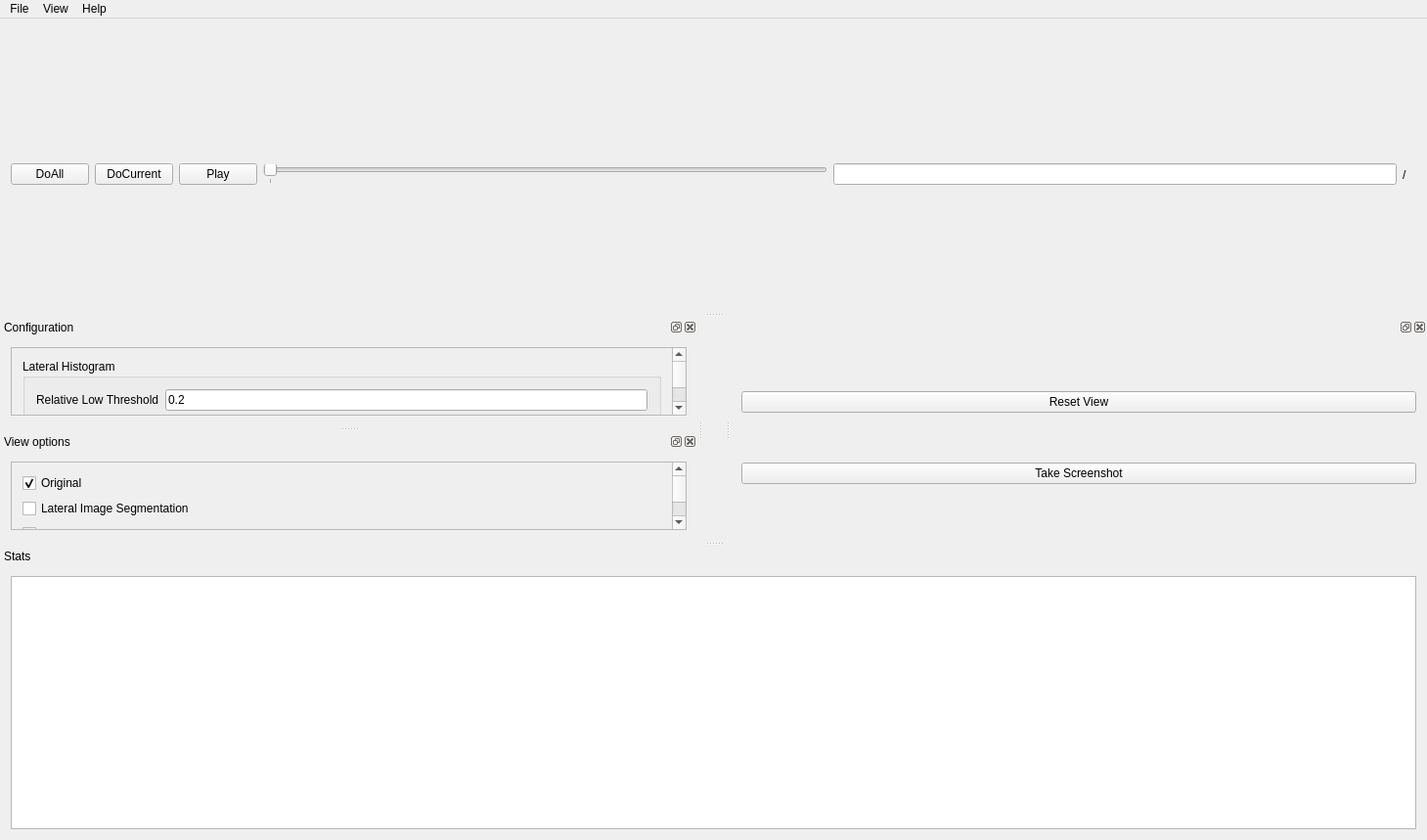
<?xml version="1.0" encoding="UTF-8"?>
<ui version="4.0">
 <class>TissueTracker</class>
 <widget class="QMainWindow" name="TissueTracker">
  <property name="geometry">
   <rect>
    <x>0</x>
    <y>0</y>
    <width>1459</width>
    <height>859</height>
   </rect>
  </property>
  <property name="windowTitle">
   <string>TuftsTissueTracker</string>
  </property>
  <property name="windowIcon">
   <iconset>
    <normaloff>../../../../../Pictures/icon.png</normaloff>../../../../../Pictures/icon.png</iconset>
  </property>
  <property name="locale">
   <locale language="English" country="UnitedStates"/>
  </property>
  <widget class="QWidget" name="centralWidget">
   <property name="sizePolicy">
    <sizepolicy hsizetype="Maximum" vsizetype="Maximum">
     <horstretch>0</horstretch>
     <verstretch>0</verstretch>
    </sizepolicy>
   </property>
   <property name="locale">
    <locale language="English" country="UnitedStates"/>
   </property>
   <layout class="QVBoxLayout" name="verticalLayout_16">
    <item>
     <widget class="QVTKWidget" name="m_vtkview" native="true">
      <property name="sizePolicy">
       <sizepolicy hsizetype="Maximum" vsizetype="Maximum">
        <horstretch>0</horstretch>
        <verstretch>0</verstretch>
       </sizepolicy>
      </property>
      <property name="maximumSize">
       <size>
        <width>2560</width>
        <height>2560</height>
       </size>
      </property>
     </widget>
    </item>
   </layout>
  </widget>
  <widget class="QMenuBar" name="menuBar">
   <property name="geometry">
    <rect>
     <x>0</x>
     <y>0</y>
     <width>1459</width>
     <height>20</height>
    </rect>
   </property>
   <widget class="QMenu" name="menuFile">
    <property name="title">
     <string>File</string>
    </property>
    <addaction name="actionNew"/>
    <addaction name="actionOpen"/>
    <addaction name="actionSave"/>
    <addaction name="actionColor"/>
    <addaction name="actionExit"/>
    <addaction name="actionMove"/>
    <addaction name="actionModify"/>
   </widget>
   <widget class="QMenu" name="menuView">
    <property name="title">
     <string>View</string>
    </property>
   </widget>
   <widget class="QMenu" name="menuHelp">
    <property name="title">
     <string>Help</string>
    </property>
   </widget>
   <addaction name="menuFile"/>
   <addaction name="menuView"/>
   <addaction name="menuHelp"/>
  </widget>
  <widget class="QDockWidget" name="configurationDock">
   <property name="enabled">
    <bool>true</bool>
   </property>
   <property name="features">
    <set>QDockWidget::AllDockWidgetFeatures</set>
   </property>
   <property name="allowedAreas">
    <set>Qt::LeftDockWidgetArea|Qt::RightDockWidgetArea</set>
   </property>
   <property name="windowTitle">
    <string>Configuration</string>
   </property>
   <attribute name="dockWidgetArea">
    <number>1</number>
   </attribute>
   <widget class="QWidget" name="configurationDockContents">
    <layout class="QVBoxLayout" name="verticalLayout_2">
     <item>
      <widget class="QScrollArea" name="configurationScrollArea">
       <property name="widgetResizable">
        <bool>true</bool>
       </property>
       <widget class="QWidget" name="configurationScrollAreaWidgetContents">
        <property name="geometry">
         <rect>
          <x>0</x>
          <y>-1166</y>
          <width>298</width>
          <height>2325</height>
         </rect>
        </property>
        <layout class="QVBoxLayout" name="verticalLayout_3">
         <item>
          <widget class="QGroupBox" name="lateralHistogramToolbox">
           <property name="title">
            <string>Lateral Histogram</string>
           </property>
           <layout class="QFormLayout" name="formLayout_7">
            <item row="0" column="0">
             <widget class="QLabel" name="lhLowThresholdlbl">
              <property name="text">
               <string>Relative Low Threshold</string>
              </property>
             </widget>
            </item>
            <item row="0" column="1">
             <widget class="QLineEdit" name="lhLowThresholdtxt">
              <property name="text">
               <string>0.2</string>
              </property>
             </widget>
            </item>
            <item row="2" column="1">
             <widget class="QPushButton" name="lhButton">
              <property name="text">
               <string>Segment</string>
              </property>
             </widget>
            </item>
           </layout>
          </widget>
         </item>
         <item>
          <widget class="QGroupBox" name="claheGroupBox">
           <property name="title">
            <string>CLAHE</string>
           </property>
           <layout class="QFormLayout" name="formLayout_9">
            <property name="fieldGrowthPolicy">
             <enum>QFormLayout::AllNonFixedFieldsGrow</enum>
            </property>
            <item row="0" column="0">
             <widget class="QLabel" name="claheRadiuslbl">
              <property name="text">
               <string>Radius</string>
              </property>
             </widget>
            </item>
            <item row="0" column="1">
             <widget class="QLineEdit" name="claheRadiustxt">
              <property name="text">
               <string>1.0</string>
              </property>
             </widget>
            </item>
            <item row="1" column="0">
             <widget class="QLabel" name="claheSlopelbl">
              <property name="text">
               <string>Max Slope</string>
              </property>
             </widget>
            </item>
            <item row="1" column="1">
             <widget class="QLineEdit" name="claheSlopetxt">
              <property name="text">
               <string>3</string>
              </property>
             </widget>
            </item>
            <item row="2" column="1">
             <widget class="QPushButton" name="claheButton">
              <property name="text">
               <string>Equalize</string>
              </property>
             </widget>
            </item>
           </layout>
          </widget>
         </item>
         <item>
          <widget class="QGroupBox" name="ssGroupBox">
           <property name="enabled">
            <bool>false</bool>
           </property>
           <property name="mouseTracking">
            <bool>true</bool>
           </property>
           <property name="title">
            <string>Surface Segmentation</string>
           </property>
           <layout class="QGridLayout" name="gridLayout">
            <item row="2" column="1">
             <widget class="QLabel" name="sszVarlbl">
              <property name="text">
               <string>zVar</string>
              </property>
             </widget>
            </item>
            <item row="2" column="2">
             <widget class="QLineEdit" name="sszVartxt">
              <property name="inputMask">
               <string>0.99</string>
              </property>
              <property name="text">
               <string>0.1</string>
              </property>
              <property name="maxLength">
               <number>4</number>
              </property>
             </widget>
            </item>
            <item row="4" column="2">
             <widget class="QPushButton" name="ssbutton">
              <property name="text">
               <string>Segment Surface</string>
              </property>
             </widget>
            </item>
            <item row="0" column="2">
             <widget class="QLineEdit" name="ssxyVartxt">
              <property name="inputMask">
               <string>0.99</string>
              </property>
              <property name="text">
               <string>4.</string>
              </property>
              <property name="maxLength">
               <number>4</number>
              </property>
             </widget>
            </item>
            <item row="0" column="1">
             <widget class="QLabel" name="ssxyVarlbl">
              <property name="text">
               <string>xVar=yVar</string>
              </property>
             </widget>
            </item>
            <item row="3" column="2">
             <widget class="QLineEdit" name="ssthreshtxt">
              <property name="text">
               <string>4</string>
              </property>
              <property name="maxLength">
               <number>4</number>
              </property>
             </widget>
            </item>
            <item row="3" column="1">
             <widget class="QLabel" name="ssthreshlbl">
              <property name="text">
               <string>Threshold</string>
              </property>
             </widget>
            </item>
           </layout>
          </widget>
         </item>
         <item>
          <widget class="QGroupBox" name="adGroupBox">
           <property name="enabled">
            <bool>true</bool>
           </property>
           <property name="title">
            <string>Anisotropic Diffusion</string>
           </property>
           <layout class="QFormLayout" name="formLayout">
            <property name="fieldGrowthPolicy">
             <enum>QFormLayout::ExpandingFieldsGrow</enum>
            </property>
            <item row="1" column="0">
             <widget class="QLabel" name="adsigmaminlbl">
              <property name="text">
               <string>sigma min: </string>
              </property>
             </widget>
            </item>
            <item row="1" column="1">
             <widget class="QLineEdit" name="adsigmamintxt">
              <property name="inputMask">
               <string>0.99</string>
              </property>
              <property name="text">
               <string notr="true">.25</string>
              </property>
              <property name="maxLength">
               <number>4</number>
              </property>
             </widget>
            </item>
            <item row="2" column="0">
             <widget class="QLabel" name="adsigmamaxlbl">
              <property name="text">
               <string>sigma max:</string>
              </property>
             </widget>
            </item>
            <item row="2" column="1">
             <widget class="QLineEdit" name="adsigmamaxtxt">
              <property name="inputMask">
               <string>0.99</string>
              </property>
              <property name="text">
               <string notr="true">.45</string>
              </property>
             </widget>
            </item>
            <item row="3" column="0">
             <widget class="QLabel" name="adstepslbl">
              <property name="text">
               <string>steps:</string>
              </property>
             </widget>
            </item>
            <item row="3" column="1">
             <widget class="QLineEdit" name="adstepstxt">
              <property name="inputMask">
               <string>09</string>
              </property>
              <property name="text">
               <string notr="true">1</string>
              </property>
             </widget>
            </item>
            <item row="4" column="0">
             <widget class="QLabel" name="aditerationslbl">
              <property name="text">
               <string>iterations:</string>
              </property>
             </widget>
            </item>
            <item row="4" column="1">
             <widget class="QLineEdit" name="aditerationstxt">
              <property name="inputMask">
               <string>009</string>
              </property>
              <property name="text">
               <string notr="true">1</string>
              </property>
             </widget>
            </item>
            <item row="5" column="1">
             <widget class="QPushButton" name="adbutton">
              <property name="enabled">
               <bool>false</bool>
              </property>
              <property name="text">
               <string>Apply</string>
              </property>
             </widget>
            </item>
            <item row="0" column="0" colspan="2">
             <widget class="QGroupBox" name="adinputgroupBox">
              <property name="enabled">
               <bool>false</bool>
              </property>
              <property name="title">
               <string>Diffuse</string>
              </property>
              <layout class="QVBoxLayout" name="verticalLayout_5">
               <item>
                <widget class="QRadioButton" name="adssinputradioButton">
                 <property name="text">
                  <string>surface segemented</string>
                 </property>
                 <property name="checked">
                  <bool>true</bool>
                 </property>
                </widget>
               </item>
               <item>
                <widget class="QRadioButton" name="addinputradioButton">
                 <property name="text">
                  <string>diffused</string>
                 </property>
                </widget>
               </item>
              </layout>
             </widget>
            </item>
           </layout>
          </widget>
         </item>
         <item>
          <widget class="QGroupBox" name="ptnessGroupBox">
           <property name="enabled">
            <bool>true</bool>
           </property>
           <property name="title">
            <string>Plateness</string>
           </property>
           <layout class="QFormLayout" name="formLayout_2">
            <property name="fieldGrowthPolicy">
             <enum>QFormLayout::AllNonFixedFieldsGrow</enum>
            </property>
            <item row="1" column="0">
             <widget class="QLabel" name="ptnesssigmaminlbl">
              <property name="text">
               <string>sigma min:</string>
              </property>
             </widget>
            </item>
            <item row="1" column="1">
             <widget class="QLineEdit" name="ptnesssigmamintxt">
              <property name="inputMask">
               <string>0.99</string>
              </property>
              <property name="text">
               <string>.25</string>
              </property>
             </widget>
            </item>
            <item row="2" column="0">
             <widget class="QLabel" name="ptnesssigmamaxlbl">
              <property name="text">
               <string>sigma max:</string>
              </property>
             </widget>
            </item>
            <item row="2" column="1">
             <widget class="QLineEdit" name="ptnesssigmamaxtxt">
              <property name="inputMask">
               <string>0.99</string>
              </property>
              <property name="text">
               <string>.45</string>
              </property>
             </widget>
            </item>
            <item row="3" column="0">
             <widget class="QLabel" name="ptnessstepslbl">
              <property name="text">
               <string>steps:</string>
              </property>
             </widget>
            </item>
            <item row="3" column="1">
             <widget class="QLineEdit" name="ptnessstepstxt">
              <property name="text">
               <string>4</string>
              </property>
             </widget>
            </item>
            <item row="4" column="1">
             <widget class="QPushButton" name="ptnessbutton">
              <property name="enabled">
               <bool>false</bool>
              </property>
              <property name="text">
               <string>Apply</string>
              </property>
             </widget>
            </item>
            <item row="0" column="0" colspan="2">
             <widget class="QGroupBox" name="ptnessinputgroupBox">
              <property name="enabled">
               <bool>false</bool>
              </property>
              <property name="title">
               <string>Input</string>
              </property>
              <layout class="QVBoxLayout" name="verticalLayout_6">
               <item>
                <widget class="QRadioButton" name="ptnessssinputradioButton">
                 <property name="text">
                  <string>surface segemented</string>
                 </property>
                 <property name="checked">
                  <bool>true</bool>
                 </property>
                </widget>
               </item>
               <item>
                <widget class="QRadioButton" name="ptnessadinputradioButton">
                 <property name="text">
                  <string>diffused</string>
                 </property>
                </widget>
               </item>
              </layout>
             </widget>
            </item>
           </layout>
          </widget>
         </item>
         <item>
          <widget class="QGroupBox" name="vtxnessGroupBox">
           <property name="enabled">
            <bool>true</bool>
           </property>
           <property name="title">
            <string>Vertexness</string>
           </property>
           <layout class="QFormLayout" name="formLayout_3">
            <item row="1" column="0">
             <widget class="QLabel" name="vtxnesssigmaminlbl">
              <property name="text">
               <string>sigma min:</string>
              </property>
             </widget>
            </item>
            <item row="2" column="0">
             <widget class="QLabel" name="vtxnesssigmamaxlbl">
              <property name="text">
               <string>sigma max:</string>
              </property>
             </widget>
            </item>
            <item row="3" column="0">
             <widget class="QLabel" name="vtxnessstepslbl">
              <property name="text">
               <string>steps:</string>
              </property>
             </widget>
            </item>
            <item row="2" column="1">
             <widget class="QLineEdit" name="vtxnesssigmamaxtxt">
              <property name="inputMask">
               <string>0.99</string>
              </property>
              <property name="text">
               <string>1.</string>
              </property>
             </widget>
            </item>
            <item row="3" column="1">
             <widget class="QLineEdit" name="vtxnessstepstxt">
              <property name="inputMask">
               <string>09</string>
              </property>
              <property name="text">
               <string>4</string>
              </property>
             </widget>
            </item>
            <item row="4" column="1">
             <widget class="QPushButton" name="vtxnessbutton">
              <property name="enabled">
               <bool>false</bool>
              </property>
              <property name="text">
               <string>Apply</string>
              </property>
             </widget>
            </item>
            <item row="1" column="1">
             <widget class="QLineEdit" name="vtxnesssigmamintxt">
              <property name="inputMask">
               <string>0.99</string>
              </property>
              <property name="text">
               <string>1.</string>
              </property>
             </widget>
            </item>
            <item row="0" column="0" colspan="2">
             <widget class="QGroupBox" name="vtxnessinputgroupBox">
              <property name="enabled">
               <bool>false</bool>
              </property>
              <property name="title">
               <string>Input</string>
              </property>
              <layout class="QVBoxLayout" name="verticalLayout_7">
               <item>
                <widget class="QRadioButton" name="vtxnessssinputradioButton">
                 <property name="text">
                  <string>surface segemented</string>
                 </property>
                 <property name="checked">
                  <bool>true</bool>
                 </property>
                </widget>
               </item>
               <item>
                <widget class="QRadioButton" name="vtxnessadinputradioButton">
                 <property name="text">
                  <string>diffused</string>
                 </property>
                </widget>
               </item>
              </layout>
             </widget>
            </item>
           </layout>
          </widget>
         </item>
         <item>
          <widget class="QGroupBox" name="vlocatorGroupBox">
           <property name="enabled">
            <bool>true</bool>
           </property>
           <property name="title">
            <string>Vertex locator</string>
           </property>
           <layout class="QFormLayout" name="formLayout_6">
            <item row="0" column="0">
             <widget class="QLabel" name="vlocatorlbl">
              <property name="text">
               <string>Threshold:</string>
              </property>
             </widget>
            </item>
            <item row="0" column="1">
             <widget class="QSlider" name="vlocatorslider">
              <property name="maximum">
               <number>100</number>
              </property>
              <property name="singleStep">
               <number>1</number>
              </property>
              <property name="pageStep">
               <number>10</number>
              </property>
              <property name="value">
               <number>10</number>
              </property>
              <property name="orientation">
               <enum>Qt::Horizontal</enum>
              </property>
             </widget>
            </item>
            <item row="1" column="1">
             <widget class="QPushButton" name="vlocatorbutton">
              <property name="enabled">
               <bool>false</bool>
              </property>
              <property name="text">
               <string>Apply</string>
              </property>
             </widget>
            </item>
           </layout>
          </widget>
         </item>
         <item>
          <widget class="QGroupBox" name="vertexValidationGroupBox">
           <property name="enabled">
            <bool>true</bool>
           </property>
           <property name="title">
            <string>Vertex location validation</string>
           </property>
           <layout class="QHBoxLayout" name="horizontalLayout">
            <item>
             <widget class="QPushButton" name="selectVertexButton">
              <property name="text">
               <string>Select</string>
              </property>
             </widget>
            </item>
            <item>
             <widget class="QPushButton" name="addVertexButton">
              <property name="text">
               <string>Add</string>
              </property>
             </widget>
            </item>
            <item>
             <widget class="QPushButton" name="deleteVertexButton">
              <property name="text">
               <string>Delete</string>
              </property>
             </widget>
            </item>
           </layout>
          </widget>
         </item>
         <item>
          <widget class="QGroupBox" name="lvlsetGroupBox">
           <property name="enabled">
            <bool>true</bool>
           </property>
           <property name="title">
            <string>Adherens Junction Segmentation</string>
           </property>
           <layout class="QFormLayout" name="formLayout_4">
            <property name="fieldGrowthPolicy">
             <enum>QFormLayout::AllNonFixedFieldsGrow</enum>
            </property>
            <item row="0" column="1">
             <widget class="QPushButton" name="lvlsetbutton">
              <property name="enabled">
               <bool>false</bool>
              </property>
              <property name="text">
               <string>Apply</string>
              </property>
             </widget>
            </item>
            <item row="1" column="1">
             <widget class="QPushButton" name="primalButton">
              <property name="enabled">
               <bool>false</bool>
              </property>
              <property name="text">
               <string>Primal Ivan</string>
              </property>
             </widget>
            </item>
           </layout>
          </widget>
         </item>
         <item>
          <widget class="QGroupBox" name="validationGroupBox">
           <property name="title">
            <string>Validation</string>
           </property>
           <layout class="QVBoxLayout" name="verticalLayout_8">
            <item>
             <widget class="QPushButton" name="validateButton">
              <property name="text">
               <string>Validate</string>
              </property>
             </widget>
            </item>
            <item>
             <widget class="QPushButton" name="insertButton">
              <property name="enabled">
               <bool>false</bool>
              </property>
              <property name="text">
               <string>Insert</string>
              </property>
             </widget>
            </item>
            <item>
             <widget class="QPushButton" name="moveButton">
              <property name="enabled">
               <bool>false</bool>
              </property>
              <property name="text">
               <string>Move</string>
              </property>
             </widget>
            </item>
            <item>
             <widget class="QPushButton" name="deleteButton">
              <property name="enabled">
               <bool>false</bool>
              </property>
              <property name="text">
               <string>Delete</string>
              </property>
             </widget>
            </item>
            <item>
             <widget class="QPushButton" name="finalizeButton">
              <property name="enabled">
               <bool>false</bool>
              </property>
              <property name="text">
               <string>Finalize</string>
              </property>
             </widget>
            </item>
           </layout>
          </widget>
         </item>
         <item>
          <widget class="QGroupBox" name="dualGroupBox">
           <property name="title">
            <string>Dual</string>
           </property>
           <layout class="QVBoxLayout" name="verticalLayout_11">
            <item>
             <widget class="QPushButton" name="dualButton">
              <property name="text">
               <string>Dual</string>
              </property>
             </widget>
            </item>
           </layout>
          </widget>
         </item>
         <item>
          <widget class="QGroupBox" name="trackingGroupBox">
           <property name="title">
            <string>Tracking</string>
           </property>
           <layout class="QVBoxLayout" name="verticalLayout_12">
            <item>
             <widget class="QPushButton" name="trackingButton">
              <property name="text">
               <string>Track</string>
              </property>
             </widget>
            </item>
           </layout>
          </widget>
         </item>
         <item>
          <widget class="QGroupBox" name="domainsGroupBox">
           <property name="title">
            <string>Domains</string>
           </property>
           <layout class="QVBoxLayout" name="verticalLayout_13">
            <item>
             <widget class="QLabel" name="orderlbl">
              <property name="text">
               <string>Order</string>
              </property>
             </widget>
            </item>
            <item>
             <widget class="QLineEdit" name="ordertxt">
              <property name="text">
               <string>1</string>
              </property>
             </widget>
            </item>
            <item>
             <widget class="QPushButton" name="domainsButton">
              <property name="text">
               <string>Compute Domains</string>
              </property>
             </widget>
            </item>
           </layout>
          </widget>
         </item>
         <item>
          <widget class="QGroupBox" name="ellipsoidGroupBox">
           <property name="title">
            <string>Ellipsoids</string>
           </property>
           <layout class="QVBoxLayout" name="verticalLayout_14">
            <item>
             <widget class="QPushButton" name="ellipsoidButton">
              <property name="text">
               <string>Calculate Ellipsoid</string>
              </property>
             </widget>
            </item>
           </layout>
          </widget>
         </item>
         <item>
          <widget class="QGroupBox" name="tectonicsGroupBox">
           <property name="title">
            <string>Tectonics</string>
           </property>
           <layout class="QVBoxLayout" name="verticalLayout_15">
            <item>
             <widget class="QPushButton" name="tectonicsButton">
              <property name="text">
               <string>Tectonics</string>
              </property>
             </widget>
            </item>
           </layout>
          </widget>
         </item>
         <item>
          <widget class="QGroupBox" name="otherGroupBox">
           <property name="title">
            <string>Other</string>
           </property>
           <layout class="QVBoxLayout" name="verticalLayout_9">
            <item>
             <widget class="QPushButton" name="modsimButton">
              <property name="text">
               <string>Modify Simple</string>
              </property>
             </widget>
            </item>
            <item>
             <widget class="QPushButton" name="reduceButton">
              <property name="text">
               <string>Reduce Graph</string>
              </property>
             </widget>
            </item>
            <item>
             <widget class="QPushButton" name="simpleprimalButton">
              <property name="text">
               <string>Create Simple</string>
              </property>
             </widget>
            </item>
            <item>
             <widget class="QPushButton" name="selectButton">
              <property name="text">
               <string>Select</string>
              </property>
             </widget>
            </item>
            <item>
             <widget class="QPushButton" name="polygonButton">
              <property name="text">
               <string>Polygon Map</string>
              </property>
             </widget>
            </item>
            <item>
             <widget class="QPushButton" name="clusterButton">
              <property name="text">
               <string>Cluster</string>
              </property>
             </widget>
            </item>
            <item>
             <widget class="QPushButton" name="selectTrackedButton">
              <property name="text">
               <string>Select Tracked Cells</string>
              </property>
             </widget>
            </item>
            <item>
             <widget class="QPushButton" name="junctionButton">
              <property name="text">
               <string>Color Junction</string>
              </property>
             </widget>
            </item>
           </layout>
           <zorder>junctionButton</zorder>
           <zorder>selectTrackedButton</zorder>
           <zorder>clusterButton</zorder>
           <zorder>polygonButton</zorder>
           <zorder>selectButton</zorder>
           <zorder>simpleprimalButton</zorder>
           <zorder>reduceButton</zorder>
           <zorder>modsimButton</zorder>
          </widget>
         </item>
        </layout>
       </widget>
      </widget>
     </item>
    </layout>
   </widget>
  </widget>
  <widget class="QDockWidget" name="viewOptionsDock">
   <property name="enabled">
    <bool>true</bool>
   </property>
   <property name="features">
    <set>QDockWidget::AllDockWidgetFeatures</set>
   </property>
   <property name="allowedAreas">
    <set>Qt::LeftDockWidgetArea|Qt::RightDockWidgetArea</set>
   </property>
   <property name="windowTitle">
    <string>View options</string>
   </property>
   <attribute name="dockWidgetArea">
    <number>1</number>
   </attribute>
   <widget class="QWidget" name="viewOptionsDockContents">
    <layout class="QVBoxLayout" name="verticalLayout_4">
     <item>
      <widget class="QScrollArea" name="scrollArea">
       <property name="widgetResizable">
        <bool>true</bool>
       </property>
       <widget class="QWidget" name="scrollAreaWidgetContents">
        <property name="geometry">
         <rect>
          <x>0</x>
          <y>0</y>
          <width>298</width>
          <height>606</height>
         </rect>
        </property>
        <layout class="QVBoxLayout" name="verticalLayout">
         <item>
          <widget class="QCheckBox" name="showOriginalCBox">
           <property name="text">
            <string>Original</string>
           </property>
           <property name="checked">
            <bool>true</bool>
           </property>
          </widget>
         </item>
         <item>
          <widget class="QCheckBox" name="showLHCBox">
           <property name="text">
            <string>Lateral Image Segmentation</string>
           </property>
          </widget>
         </item>
         <item>
          <widget class="QCheckBox" name="showCLAHECBox">
           <property name="text">
            <string>CLAHE</string>
           </property>
          </widget>
         </item>
         <item>
          <widget class="QCheckBox" name="showSurfaceSegmentedCBox">
           <property name="text">
            <string>Surface Segmentation</string>
           </property>
          </widget>
         </item>
         <item>
          <widget class="QCheckBox" name="showDiffusedCBox">
           <property name="text">
            <string>Diffused</string>
           </property>
          </widget>
         </item>
         <item>
          <widget class="QCheckBox" name="showPlatenessCBox">
           <property name="text">
            <string>Plateness</string>
           </property>
          </widget>
         </item>
         <item>
          <widget class="QCheckBox" name="showVertexnessCBox">
           <property name="text">
            <string>Vertexness</string>
           </property>
          </widget>
         </item>
         <item>
          <widget class="QCheckBox" name="showVertexLocationsCBox">
           <property name="text">
            <string>VertexLocations</string>
           </property>
          </widget>
         </item>
         <item>
          <widget class="QCheckBox" name="showPrimalCBox">
           <property name="text">
            <string>Primal Graph</string>
           </property>
          </widget>
         </item>
         <item>
          <widget class="QCheckBox" name="showDualCBox">
           <property name="text">
            <string>Dual Graph</string>
           </property>
          </widget>
         </item>
         <item>
          <widget class="QCheckBox" name="showTrackingCBox">
           <property name="text">
            <string>Tracking</string>
           </property>
          </widget>
         </item>
         <item>
          <widget class="QCheckBox" name="showTectonicsCBox">
           <property name="text">
            <string>Domain Strain Rates</string>
           </property>
          </widget>
         </item>
         <item>
          <widget class="QCheckBox" name="showClusterMapCBox">
           <property name="text">
            <string>Cluster</string>
           </property>
          </widget>
         </item>
         <item>
          <widget class="QCheckBox" name="showEdgeVariationMapCBox">
           <property name="text">
            <string>Edge Variation Map -Global</string>
           </property>
          </widget>
         </item>
         <item>
          <widget class="QCheckBox" name="showPolygonMapCBox">
           <property name="text">
            <string>Polygon Map</string>
           </property>
          </widget>
         </item>
         <item>
          <widget class="QCheckBox" name="showRosettesCBox">
           <property name="text">
            <string>Rosettes</string>
           </property>
          </widget>
         </item>
         <item>
          <widget class="QCheckBox" name="showLevelSetCBox">
           <property name="text">
            <string>Levelset</string>
           </property>
          </widget>
         </item>
         <item>
          <widget class="QCheckBox" name="showSegmentationCBox">
           <property name="enabled">
            <bool>false</bool>
           </property>
           <property name="text">
            <string>Segmentation</string>
           </property>
           <property name="checkable">
            <bool>true</bool>
           </property>
           <property name="checked">
            <bool>false</bool>
           </property>
          </widget>
         </item>
         <item>
          <widget class="QCheckBox" name="showJxDegMapCBox">
           <property name="text">
            <string>Junction Degree Map</string>
           </property>
          </widget>
         </item>
         <item>
          <widget class="QCheckBox" name="showMotionVectorCBox">
           <property name="text">
            <string>Motion Vectors</string>
           </property>
          </widget>
         </item>
         <item>
          <widget class="QCheckBox" name="showAreaMapCBox">
           <property name="text">
            <string>Area Map</string>
           </property>
          </widget>
         </item>
         <item>
          <widget class="QCheckBox" name="showEllipseCBox">
           <property name="text">
            <string>Ellipse Map</string>
           </property>
          </widget>
         </item>
        </layout>
       </widget>
      </widget>
     </item>
    </layout>
   </widget>
  </widget>
  <widget class="QDockWidget" name="reproductionDock">
   <property name="features">
    <set>QDockWidget::DockWidgetMovable</set>
   </property>
   <property name="allowedAreas">
    <set>Qt::TopDockWidgetArea</set>
   </property>
   <attribute name="dockWidgetArea">
    <number>4</number>
   </attribute>
   <widget class="QWidget" name="dockWidgetContents">
    <layout class="QHBoxLayout" name="horizontalLayout_2">
     <item>
      <widget class="QPushButton" name="DoAllButton">
       <property name="text">
        <string>DoAll</string>
       </property>
      </widget>
     </item>
     <item>
      <widget class="QPushButton" name="DoCurrentButton">
       <property name="text">
        <string>DoCurrent</string>
       </property>
      </widget>
     </item>
     <item>
      <widget class="QPushButton" name="DoPlayButton">
       <property name="text">
        <string>Play</string>
       </property>
      </widget>
     </item>
     <item>
      <widget class="QSlider" name="timeSlider">
       <property name="cursor">
        <cursorShape>SizeHorCursor</cursorShape>
       </property>
       <property name="minimum">
        <number>1</number>
       </property>
       <property name="maximum">
        <number>1</number>
       </property>
       <property name="pageStep">
        <number>1</number>
       </property>
       <property name="value">
        <number>1</number>
       </property>
       <property name="tracking">
        <bool>false</bool>
       </property>
       <property name="orientation">
        <enum>Qt::Horizontal</enum>
       </property>
       <property name="tickPosition">
        <enum>QSlider::TicksBelow</enum>
       </property>
       <property name="tickInterval">
        <number>1</number>
       </property>
      </widget>
     </item>
     <item>
      <widget class="QLineEdit" name="currentFrametxt">
       <property name="maxLength">
        <number>3</number>
       </property>
      </widget>
     </item>
     <item>
      <widget class="QLabel" name="totalFramesLbl">
       <property name="text">
        <string>/   </string>
       </property>
      </widget>
     </item>
    </layout>
   </widget>
  </widget>
  <widget class="QDockWidget" name="statsTableDock">
   <property name="features">
    <set>QDockWidget::DockWidgetMovable</set>
   </property>
   <property name="allowedAreas">
    <set>Qt::BottomDockWidgetArea</set>
   </property>
   <property name="windowTitle">
    <string>Stats</string>
   </property>
   <attribute name="dockWidgetArea">
    <number>8</number>
   </attribute>
   <widget class="QWidget" name="statsTableContents">
    <layout class="QVBoxLayout" name="verticalLayout_17">
     <item>
      <widget class="QTableView" name="statsTableView"/>
     </item>
    </layout>
   </widget>
  </widget>
  <widget class="QDockWidget" name="renderingDock">
   <attribute name="dockWidgetArea">
    <number>2</number>
   </attribute>
   <widget class="QWidget" name="dockWidgetContents_2">
    <layout class="QVBoxLayout" name="verticalLayout_18">
     <item>
      <widget class="QPushButton" name="resetViewButton">
       <property name="text">
        <string>Reset View</string>
       </property>
      </widget>
     </item>
     <item>
      <widget class="QPushButton" name="screenshotButton">
       <property name="text">
        <string>Take Screenshot</string>
       </property>
      </widget>
     </item>
    </layout>
   </widget>
  </widget>
  <action name="actionOpen">
   <property name="text">
    <string>Open</string>
   </property>
   <property name="shortcut">
    <string>Ctrl+A</string>
   </property>
  </action>
  <action name="actionNew">
   <property name="text">
    <string>New</string>
   </property>
   <property name="shortcut">
    <string>Ctrl+N</string>
   </property>
  </action>
  <action name="actionImport">
   <property name="enabled">
    <bool>false</bool>
   </property>
   <property name="text">
    <string>Import images</string>
   </property>
   <property name="shortcut">
    <string>Ctrl+I</string>
   </property>
  </action>
  <action name="actionExit">
   <property name="text">
    <string>Exit</string>
   </property>
  </action>
  <action name="actionColor">
   <property name="text">
    <string>Change Color</string>
   </property>
  </action>
  <action name="actionSave">
   <property name="text">
    <string>Save</string>
   </property>
   <property name="shortcut">
    <string>Ctrl+S</string>
   </property>
  </action>
  <action name="actionMove">
   <property name="text">
    <string>Move</string>
   </property>
   <property name="shortcut">
    <string>Ctrl+F</string>
   </property>
  </action>
  <action name="actionModify">
   <property name="text">
    <string>Modify</string>
   </property>
   <property name="shortcut">
    <string>Ctrl+D</string>
   </property>
  </action>
 </widget>
 <layoutdefault spacing="6" margin="11"/>
 <customwidgets>
  <customwidget>
   <class>QVTKWidget</class>
   <extends>QWidget</extends>
   <header>QVTKWidget.h</header>
  </customwidget>
 </customwidgets>
 <resources/>
 <connections/>
 <slots>
  <slot>reshow()</slot>
 </slots>
</ui>
